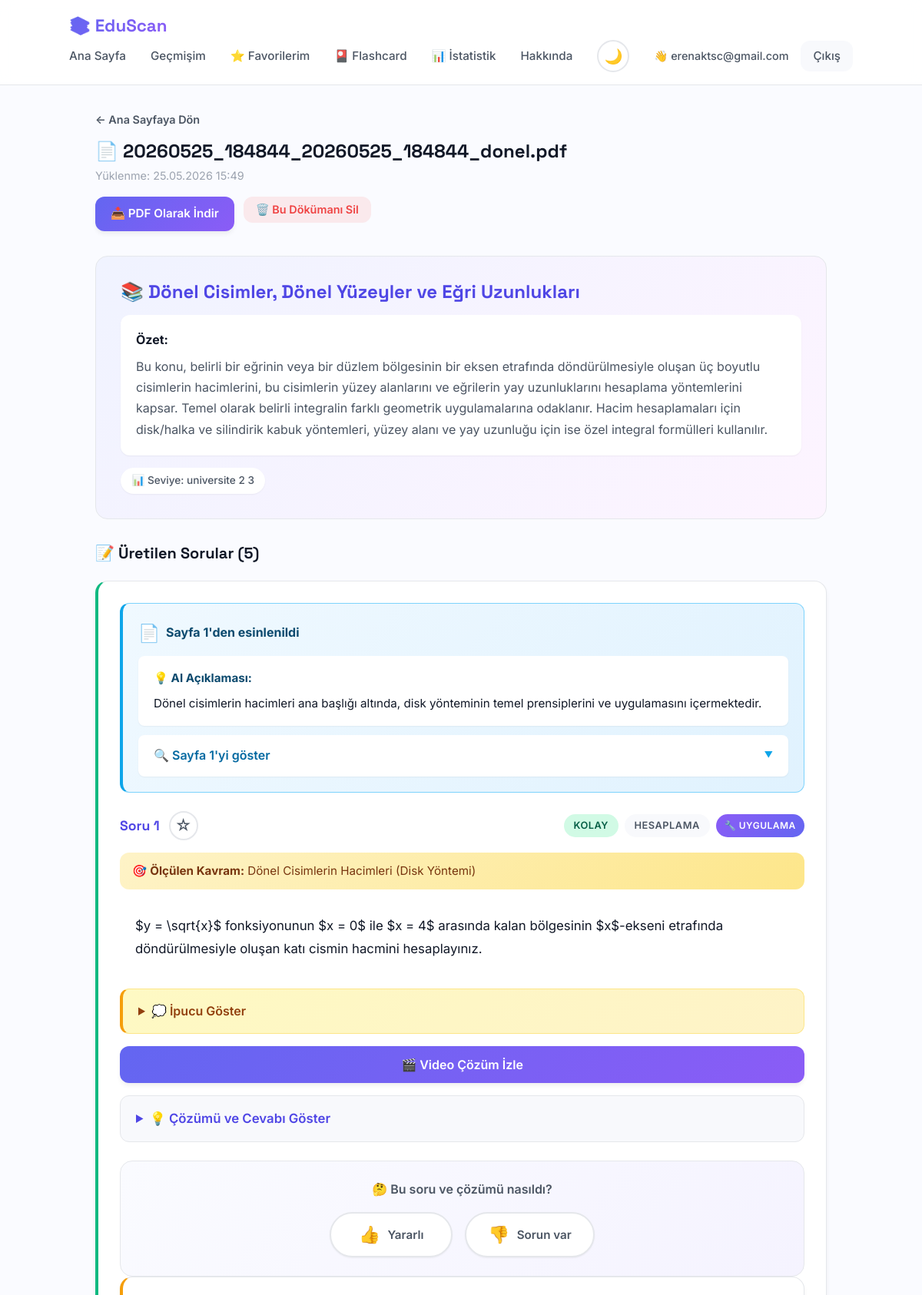
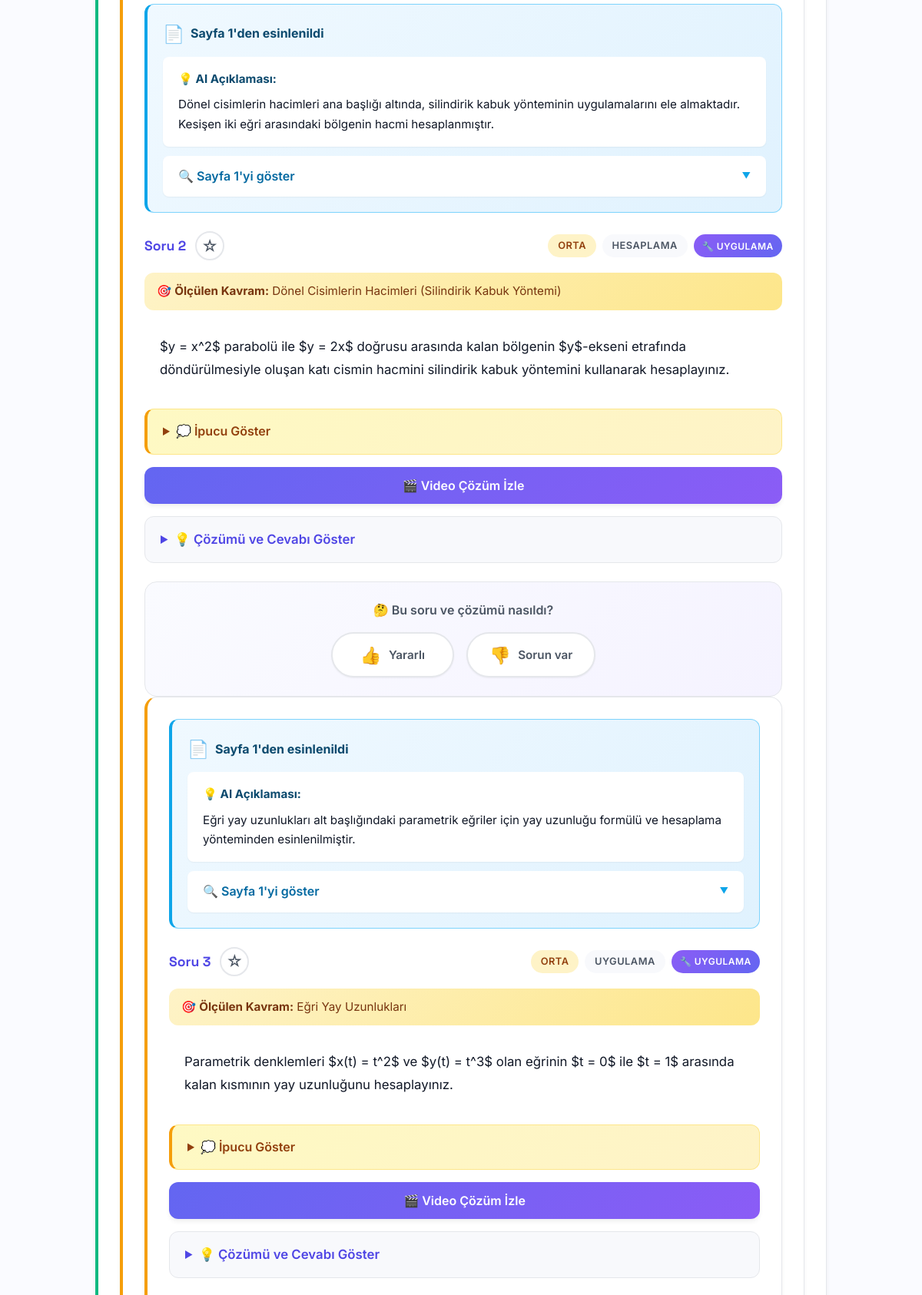
/document/2 (signed in, upper part), run on the app's committed database (2 pictures, top to bottom).
### app/models.py (models this page shows, shortened)
class User(db.Model, UserMixin):
    __tablename__ = 'users'
    id = db.Column(db.Integer, primary_key=True)
    username = db.Column(db.String(80), unique=True, nullable=False)
    email = db.Column(db.String(120), unique=True, nullable=False)
    password_hash = db.Column(db.String(200), nullable=False)
    created_at = db.Column(db.DateTime, default=datetime.utcnow)
    documents = db.relationship('Document', backref='user', lazy=True)
    answers = db.relationship('UserAnswer', backref='user', lazy=True)

class Document(db.Model):
    __tablename__ = 'documents'
    id = db.Column(db.Integer, primary_key=True)
    user_id = db.Column(db.Integer, db.ForeignKey('users.id'), nullable=False)
    filename = db.Column(db.String(200), nullable=False)
    file_type = db.Column(db.String(20), nullable=False)
    extracted_text = db.Column(db.Text)
    uploaded_at = db.Column(db.DateTime, default=datetime.utcnow)
    topics = db.relationship('Topic', backref='document', lazy=True)

class Topic(db.Model):
    __tablename__ = 'topics'
    id = db.Column(db.Integer, primary_key=True)
    document_id = db.Column(db.Integer, db.ForeignKey('documents.id'), nullable=False)
    topic_name = db.Column(db.String(200), nullable=False)
    summary = db.Column(db.Text)
    subtopics = db.Column(db.Text)
    prerequisites = db.Column(db.Text)
    common_mistakes = db.Column(db.Text)
    difficulty_level = db.Column(db.String(50))
    created_at = db.Column(db.DateTime, default=datetime.utcnow)
    questions = db.relationship('Question', backref='topic', lazy=True)

class Question(db.Model):
    __tablename__ = 'questions'
    id = db.Column(db.Integer, primary_key=True)
    topic_id = db.Column(db.Integer, db.ForeignKey('topics.id'), nullable=False)
    question_text = db.Column(db.Text, nullable=False)
    solution_steps = db.Column(db.Text)
    correct_answer = db.Column(db.Text)
    difficulty = db.Column(db.String(20))  # kolay, orta, zor
    question_type = db.Column(db.String(50))  # hesaplama, ispat, vs.
    measured_concept = db.Column(db.Text)
    options = db.Column(db.Text)  # JSON string
    hint = db.Column(db.Text)
    source_page = db.Column(db.Integer)
    source_image_path = db.Column(db.Text)
    source_description = db.Column(db.Text)
    has_graph = db.Column(db.Boolean, default=False)
    graph_svg = db.Column(db.Text)
    graph_data = db.Column(db.Text)  # JSON string — Matplotlib için
    graph_description = db.Column(db.Text)
    is_verified = db.Column(db.Boolean, default=False)
    verification_method = db.Column(db.String(50))  # 'sympy', 'ai', 'both'
    verification_confidence = db.Column(db.String(20))  # 'yuksek', 'orta', 'dusuk'
    verification_message = db.Column(db.Text)
    verification_errors = db.Column(db.Text)  # JSON string
    bloom_level = db.Column(db.String(30))  # 'hatirlama', 'anlama', vs.

### app/routes.py (the view)
@main.route('/document/<int:doc_id>')
@login_required
def view_document(doc_id):
    document = Document.query.get_or_404(doc_id)
    if document.user_id != current_user.id:
        flash('Bu dokümana erişim izniniz yok.', 'error')
        return redirect(url_for('main.index'))
    topics = Topic.query.filter_by(document_id=doc_id).all()
    topic_data = []
    for topic in topics:
        questions = Question.query.filter_by(topic_id=topic.id).all()
        topic_data.append({
            'topic': topic,
            'questions': questions
        })
    return render_template('document.html', document=document, topic_data=topic_data)

### app/__init__.py (called while the page is built)
@login_manager.user_loader
def load_user(user_id):
    return User.query.get(int(user_id))

### app/templates/document.html (shortened to what this page needs)
{% extends "base.html" %}
{% block content %}
<div class="document-header">
    <a href="{{ url_for('main.index') }}" class="back-link">← Ana Sayfaya Dön</a>
    <h1>📄 {{ document.filename }}</h1>
    <p class="meta">Yüklenme: {{ document.uploaded_at.strftime('%d.%m.%Y %H:%M') }}</p>
    <div class="document-actions" style="margin-top: 1rem; display: flex; gap: 0.75rem; flex-wrap: wrap;">
        <a href="{{ url_for('main.export_document_pdf', doc_id=document.id) }}"
           class="btn-export">
            📥 PDF Olarak İndir
        </a>
        <form action="{{ url_for('main.delete_document', doc_id=document.id) }}"
              method="POST"
              onsubmit="return confirm('Bu dökümanı ve tüm sorularını silmek istediğinden emin misin? Bu işlem geri alınamaz.');"
              style="display: inline;">
            <button type="submit" class="btn-delete">
                🗑️ Bu Dökümanı Sil
            </button>
        </form>
    </div>
</div>
{% for item in topic_data %}
<div class="topic-section">
    <div class="topic-header">
        <h2>📚 {{ item.topic.topic_name }}</h2>
        <div class="summary-box">
            <strong>Özet:</strong>
            <p>{{ item.topic.summary }}</p>
        </div>
        {% if item.topic.difficulty_level %}
        <div class="topic-meta">
            <span class="meta-badge">📊 Seviye: {{ item.topic.difficulty_level|replace('_', ' ') }}</span>
        </div>
        {% endif %}
    </div>
    <div class="questions-section">
        <h3>📝 Üretilen Sorular ({{ item.questions|length }})</h3>
        {% for q in item.questions %}
        <div class="question-card difficulty-{{ q.difficulty }}">
            {% if q.source_image_path %}
            <div class="source-reference">
                <div class="source-header">
                    <span class="source-icon">📄</span>
                    <span class="source-label">Sayfa {{ q.source_page }}'den esinlenildi</span>
                </div>
                {% if q.source_description %}
                <div class="source-explanation">
                    <strong>💡 AI Açıklaması:</strong>
                    <p>{{ q.source_description }}</p>
                </div>
                {% endif %}
                <details class="source-page-preview">
                    <summary>🔍 Sayfa {{ q.source_page }}'yi göster</summary>
                </details>
            </div>
            {% endif %}
            <div class="question-header">
                <div class="question-number-wrapper">
                    <div class="question-number">Soru {{ loop.index }}</div>
                    <button class="favorite-btn"
                            data-question-id="{{ q.id }}"
                            onclick="toggleFavorite(this, this.dataset.questionId)"
                            title="Favorilere ekle">
                        <span class="favorite-icon">☆</span>
                    </button>
                </div>
                <div class="question-meta">
                    <span class="badge badge-{{ q.difficulty }}">{{ q.difficulty|upper }}</span>
                    <span class="badge badge-type">{{ q.question_type|replace('_', ' ') }}</span>
                    {% if q.bloom_level %}
                    {% set bloom_icons = {
                        'hatirlama': ('🧠', 'Hatırlama'),
                        'anlama': ('💡', 'Anlama'),
                        'uygulama': ('🔧', 'Uygulama'),
                        'analiz': ('🔍', 'Analiz'),
                        'degerlendirme': ('⚖️', 'Değerlendirme'),
                        'yaratma': ('🎨', 'Yaratma')
                    } %}
                    {% set bloom_data = bloom_icons.get(q.bloom_level, ('🎓', q.bloom_level)) %}
                    <span class="badge badge-bloom" title="Bloom Taksonomisi: {{ bloom_data[1] }}">
                        {{ bloom_data[0] }} {{ bloom_data[1] }}
                    </span>
                    {% endif %}
                </div>
            </div>
            {% if q.measured_concept %}
            <div class="measured-concept">
                🎯 <strong>Ölçülen Kavram:</strong> {{ q.measured_concept }}
            </div>
            {% endif %}
            <div class="question-body">
                {{ q.question_text|safe }}
            </div>
            {% if q.hint %}
            <details class="hint-box">
                <summary>💭 İpucu Göster</summary>
            </details>
            {% endif %}
            <button class="video-solution-btn"
                    data-question-id="{{ q.id }}"
                    data-question-text="{{ q.question_text|e }}"
                    data-solution-steps="{{ q.solution_steps|e }}"
                    data-correct-answer="{{ q.correct_answer|e }}"
                    onclick="openVideoFromButton(this)">
                🎬 Video Çözüm İzle
            </button>
            <details class="solution">
                <summary>💡 Çözümü ve Cevabı Göster</summary>
            </details>
            <div class="feedback-section" data-question-id="{{ q.id }}">
                <div class="feedback-prompt">
                    <span class="feedback-label">🤔 Bu soru ve çözümü nasıldı?</span>
                </div>
                <div class="feedback-buttons">
                    <button class="feedback-btn feedback-btn-positive"
                            data-question-id="{{ q.id }}"
                            onclick="sendFeedback(this.dataset.questionId, 'positive')">
                        <span class="feedback-icon">👍</span>
                        <span class="feedback-text">Yararlı</span>
                    </button>
                    <button class="feedback-btn feedback-btn-negative"
                            data-question-id="{{ q.id }}"
                            onclick="openNegativeFeedback(this.dataset.questionId)">
                        <span class="feedback-icon">👎</span>
                        <span class="feedback-text">Sorun var</span>
                    </button>
                </div>
            </div>
        {% endfor %}
    </div>
</div>
{% endfor %}
{% endblock %}

### app/templates/base.html (shortened to what this page needs)
<!DOCTYPE html>
<html lang="tr">
<head>
    <link rel="stylesheet" href="{{ url_for('static', filename='css/style.css') }}">
</head>
<body>
    <header>
        <nav class="navbar">
            <div class="nav-container container">
                <a href="{{ url_for('main.index') }}" class="logo">
                    📚 EduScan
                </a>
                <ul class="nav-links" id="navLinks">
                    {% if current_user.is_authenticated %}
                        <li><a href="{{ url_for('main.index') }}">Ana Sayfa</a></li>
                        <li><a href="{{ url_for('main.list_documents') }}">Geçmişim</a></li>
                        <li><a href="{{ url_for('main.list_favorites') }}">⭐ Favorilerim</a></li>
                        <li><a href="{{ url_for('main.flashcards_page') }}">🎴 Flashcard</a></li>
                        <li><a href="{{ url_for('main.dashboard') }}">📊 İstatistik</a></li>
                        <li><a href="{{ url_for('main.about') }}">Hakkında</a></li>
                        <li>
                            <button class="theme-toggle" onclick="toggleTheme()" title="Tema değiştir" aria-label="Karanlık/Aydınlık mod">
                                <span class="theme-icon" id="theme-icon">🌙</span>
                            </button>
                        </li>
                        <li class="nav-user">
                            <span class="user-greeting">👋 {{ current_user.username }}</span>
                            <a href="{{ url_for('main.logout') }}" class="logout-btn">Çıkış</a>
                        </li>
                    {% endif %}
                </ul>
            </div>
        </nav>
    </header>
    <main>
        {% block content %}{% endblock %}
    </main>
</body>
</html>

### data on the page
User: username "erenaktsc@gmail.com"
Document: filename "20260525_184844_20260525_184844_donel.pdf", uploaded_at "25.05.2026 15:49"
Topic: topic.topic_name "Dönel Cisimler, Dönel Yüzeyler ve Eğri Uzunlukları", topic.summary "Bu konu, belirli bir eğrinin veya bir düzlem bölgesinin bir eksen etrafında döndürülmesiyle oluşan üç boyutlu cisimlerin hacimlerini, bu cisimlerin yüzey alanlarını ve eğrilerin yay uzunluklarını hesaplama yöntemlerini kapsar. Temel olarak belirli integralin farklı geometrik uygulamalarına odaklanır. Hacim hesaplamaları için disk/halka ve silindirik kabuk yöntemleri, yüzey alanı ve yay uzunluğu için ise özel integral formülleri kullanılır.", topic.difficulty_level "universite 2 3"
Question: source_page "1", source_description "Dönel cisimlerin hacimleri ana başlığı altında, disk yönteminin temel prensiplerini ve uygulamasını içermektedir.", difficulty "KOLAY", question_type "HESAPLAMA", bloom_data "🔧", bloom_level "UYGULAMA", measured_concept "Dönel Cisimlerin Hacimleri (Disk Yöntemi)", question_text "$y = \\sqrt{x}$ fonksiyonunun $x = 0$ ile $x = 4$ arasında kalan bölgesinin $x$-ekseni etrafında döndürülmesiyle oluşan katı cismin hacmini hesaplayınız."
Question: source_page "1", source_description "Dönel cisimlerin hacimleri ana başlığı altında, silindirik kabuk yönteminin uygulamalarını ele almaktadır. Kesişen iki eğri arasındaki bölgenin hacmi hesaplanmıştır.", difficulty "ORTA", question_type "HESAPLAMA", bloom_data "🔧", bloom_level "UYGULAMA", measured_concept "Dönel Cisimlerin Hacimleri (Silindirik Kabuk Yöntemi)", question_text "$y = x^2$ parabolü ile $y = 2x$ doğrusu arasında kalan bölgenin $y$-ekseni etrafında döndürülmesiyle oluşan katı cismin hacmini silindirik kabuk yöntemini kullanarak hesaplayınız."
Question: source_page "1", source_description "Eğri yay uzunlukları alt başlığındaki parametrik eğriler için yay uzunluğu formülü ve hesaplama yönteminden esinlenilmiştir.", difficulty "ORTA", question_type "UYGULAMA", bloom_data "🔧", bloom_data "UYGULAMA", measured_concept "Eğri Yay Uzunlukları", question_text "Parametrik denklemleri $x(t) = t^2$ ve $y(t) = t^3$ olan eğrinin $t = 0$ ile $t = 1$ arasında kalan kısmının yay uzunluğunu hesaplayınız."

### other printed values
{{ item.questions|length }} "5"
